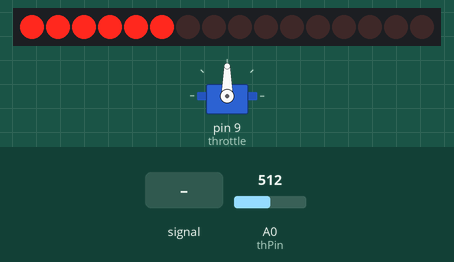
Simulated run of this sketch. Board: Arduino Uno, built with avr-gcc and run on an emulated ATmega328P. Parts: 16 shift-register outputs drawn as a row of LEDs (first output left, lit = HIGH), servo. Wiring (inferred from the names in the program): 2 × shift register (74HC595): data pin 11; shift clock pin 12; latch pin 8. Wiring (inferred from the signals the program sends): row of LEDs: on Q0, Q1, Q2, Q3, Q4, Q5, Q6, Q7, Q8, Q9, Q10, Q11, Q12, Q13, Q14, Q15. The inputs (shaded band) are chosen by the test bench; at power-on: A0 (thPin) = 512.

Above: at 1.2 s.
1.3 s: A0 (thPin) fed a 2 Hz sine of ±306 counts around its level
At 1.45 s:
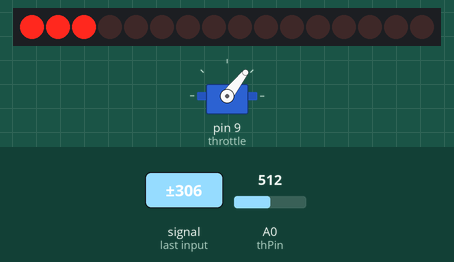
3.7 s: A0 (thPin) set to 501
At 4.9 s:
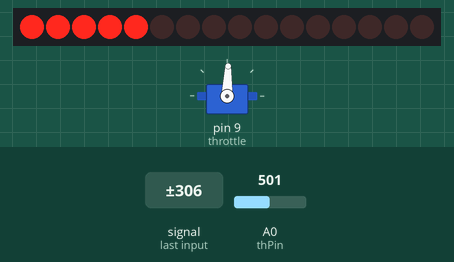
5.2 s: A0 (thPin) set to 0
At 5.9 s:
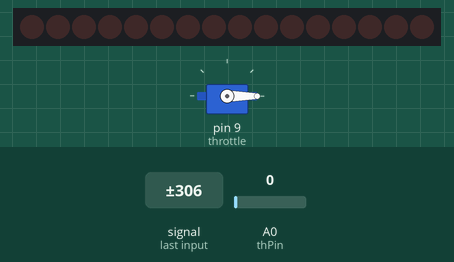
6.7 s: A0 (thPin) set to 1023
At 7.1 s:
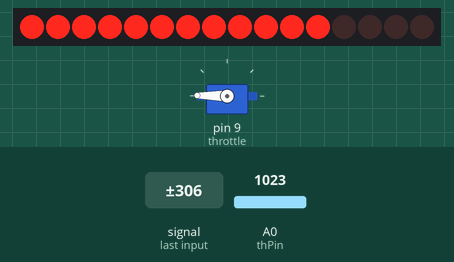
8.2 s: A0 (thPin) set to 900
At 9.4 s:
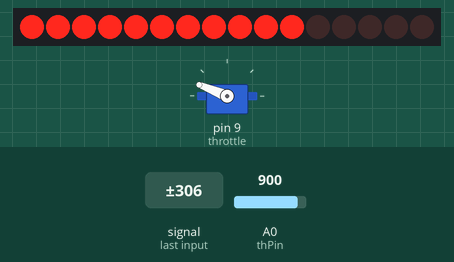
9.7 s: A0 (thPin) set to 122
At 10.6 s:
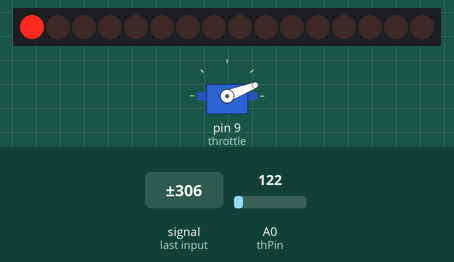
Timing chart, 0 to 12.2 s (numbered marks = the images above; inputs shaded):
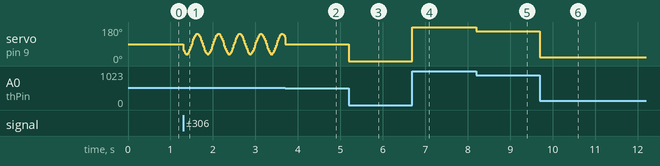

The sketch:

Throttle_Indicator.ino
```cpp
#include<Servo.h>
//Pin connected to ST_CP of 74HC595
int latchPin = 8;
//Pin connected to SH_CP of 74HC595
int clockPin = 12;
////Pin connected to DS of 74HC595
int dataPin = 11;
int thPin = 0;
int led;
int speed;
Servo throttle;
int ledbar1[9] = {B00000000,
                  B00000001,
                  B00000011,
                  B00000111,
                  B00001111,
                  B00011111,
                  B00111111,
                  B01111111,
                  B11111111
                 };//all mode:1,3,7,15,31,63,127,255,511,1023,2047,4095
int ledbar2[5] = {B00000000,
                  B00000001,
                  B00000011,
                  B00000111,
                  B00001111,
                 };
void display(int i) {
  if (i <= 7) {
    digitalWrite(latchPin, LOW);
    shiftOut(dataPin, clockPin, MSBFIRST, ledbar2[0]);
    shiftOut(dataPin, clockPin, MSBFIRST, ledbar1[i]);

    //return the latch pin high to signal chip that it
    //no longer needs to listen for information
    digitalWrite(latchPin, HIGH);

  }
  else if (i >= 8) {
    //ground latchPin and hold low for as long as you are transmitting
    digitalWrite(latchPin, LOW);
    shiftOut(dataPin, clockPin, MSBFIRST, ledbar2[i- 7]);
    shiftOut(dataPin, clockPin, MSBFIRST, ledbar1[8]);

    //return the latch pin high to signal chip that it
    //no longer needs to listen for information
    digitalWrite(latchPin, HIGH);
  }
};
void setup() {
  //set pins to output because they are addressed in the main loop
  pinMode(latchPin, OUTPUT);
  pinMode(clockPin, OUTPUT);
  pinMode(dataPin, OUTPUT);
  pinMode(thPin, INPUT);
  pinMode(9, OUTPUT);
  throttle.attach(9);
}

void loop() {
  speed = map(analogRead(thPin), 0, 1024, 0, 180);
  led = map(speed, 0, 180, 0, 12);
  throttle.write(speed);
  //ground latchPin and hold low for as long as you are transmitting
  display(led);
}
```

Measured:
- the behaviour switches between 512 and 511 on A0 (thPin) (found by bisection; images 1 and 2)
- after the input at 5.2 s, servo on pin 9 (throttle): 88° → 0° at once
- after the input at 6.7 s, servo on pin 9 (throttle): 0° → 179° at once
- after the input at 8.2 s, servo on pin 9 (throttle): 179° → 158° at once
- after the input at 9.7 s, servo on pin 9 (throttle): 158° → 21° at once
